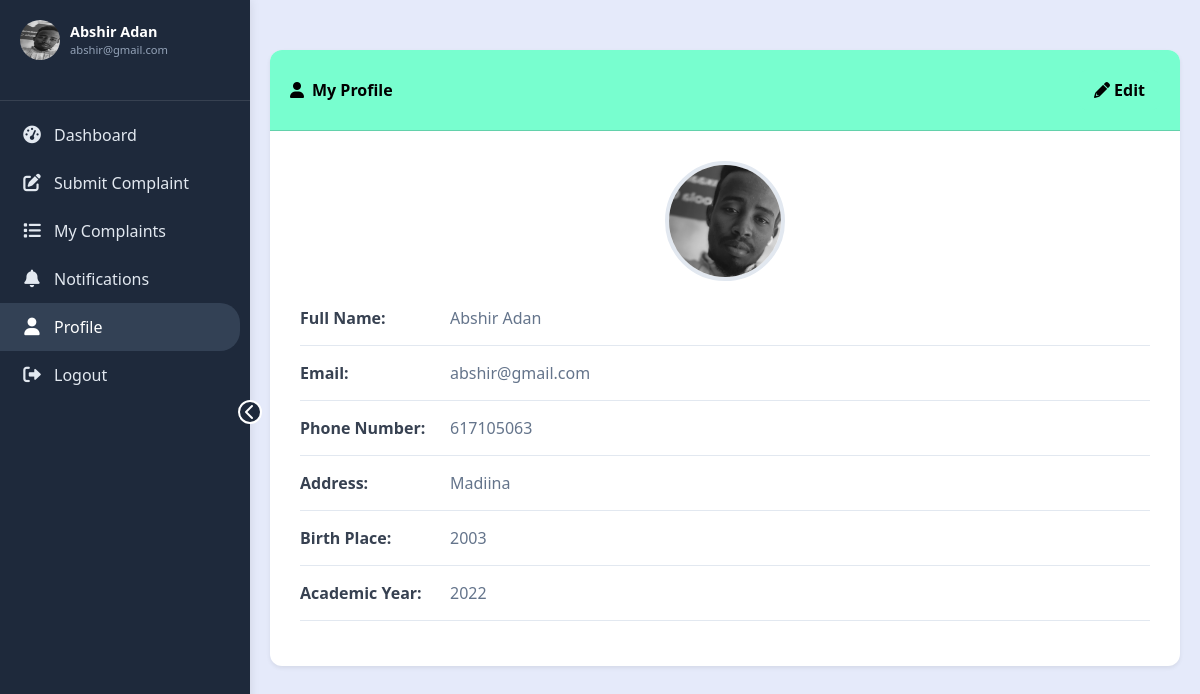
/student/profile.php (signed in), run on the app's committed database.
### tables this page shows
CREATE TABLE `users` (
  `id` int(11) NOT NULL,
  `fullname` varchar(150) NOT NULL,
  `email` varchar(100) NOT NULL,
  `phone` varchar(20) DEFAULT NULL,
  `address` varchar(255) DEFAULT NULL,
  `birth_place` varchar(100) DEFAULT NULL,
  `birth_year` year(4) DEFAULT NULL,
  `profile_image` varchar(255) DEFAULT 'default.png',
  `password` varchar(255) NOT NULL,
  `role` enum('admin','student') DEFAULT 'student',
  `status` enum('active','inactive') DEFAULT 'active',
  `created_at` timestamp NOT NULL DEFAULT current_timestamp()
);

### student/profile.php (the view, shortened to what this page needs)
<?php
include("../config/db.php");
$user_id = $_SESSION['user_id'];
$sql = "SELECT * FROM users WHERE id = ?";
$stmt = mysqli_prepare($conn, $sql);
mysqli_stmt_bind_param($stmt, "i", $user_id);
mysqli_stmt_execute($stmt);
$result = mysqli_stmt_get_result($stmt);
$user = mysqli_fetch_assoc($result);
$student_name = $user['fullname'] ?? 'Student Name';
$student_email = $user['email'] ?? 'student@example.com';
$student_phone = $user['phone'] ?? 'Not provided';
$student_address = $user['address'] ?? 'Not provided';
$student_birth_place = $user['birth_place'] ?? 'Not provided';
$student_academic_year = $user['birth_year'] ?? 'Not provided';
$student_image = $user['profile_image'] ?? 'default.png';
?>
<!DOCTYPE html>
<html lang="en">
<head>
    <link href="https://cdn.jsdelivr.net/npm/bootstrap@5.3.0/dist/css/bootstrap.min.css" rel="stylesheet">
    <link rel="stylesheet" href="https://cdnjs.cloudflare.com/ajax/libs/font-awesome/6.0.0/css/all.min.css">
</head>
<body>
    <button class="mobile-menu-btn" id="mobileMenuBtn">
    </button>
    <?php include 'sidebar.php'; ?>
    <div class="main-content">
        <div class="card profile-card">
            <div class="card-header profile-header">
                <div>
                    <i class="fas fa-user me-2"></i>My Profile
                </div>
                <a href="edit_profile.php" class="btn btn-edit-profile">
                    <i class="fas fa-pencil me-1"></i>Edit
                </a>
            </div>
            <div class="card-body profile-body">
                <div class="profile-img-container">
                    <?php $imageExists = !empty($student_image) && $student_image !== 'default.png' && file_exists('../assets/uploads/' . $student_image); ?>
                    <img src="<?php echo $imageExists ? '../assets/uploads/' . htmlspecialchars($student_image) : 'https://ui-avatars.com/api/?name=' . urlencode($student_name) . '&background=0D8ABC&color=fff&size=128'; ?>" alt="Profile Image" class="profile-img">
                </div>
                <div class="profile-info">
                    <div class="info-item">
                        <div class="info-label">Full Name:</div>
                        <div class="info-value"><?php echo htmlspecialchars($student_name); ?></div>
                    </div>
                    <div class="info-item">
                        <div class="info-label">Email:</div>
                        <div class="info-value"><?php echo htmlspecialchars($student_email); ?></div>
                    </div>
                    <div class="info-item">
                        <div class="info-label">Phone Number:</div>
                        <div class="info-value <?php echo empty($student_phone) || $student_phone == 'Not provided' ? 'empty' : ''; ?>"><?php echo htmlspecialchars($student_phone); ?></div>
                    </div>
                    <div class="info-item">
                        <div class="info-label">Address:</div>
                        <div class="info-value <?php echo empty($student_address) || $student_address == 'Not provided' ? 'empty' : ''; ?>"><?php echo htmlspecialchars($student_address); ?></div>
                    </div>
                    <div class="info-item">
                        <div class="info-label">Birth Place:</div>
                        <div class="info-value <?php echo empty($student_birth_place) || $student_birth_place == 'Not provided' ? 'empty' : ''; ?>"><?php echo htmlspecialchars($student_birth_place); ?></div>
                    </div>
                    <div class="info-item">
                        <div class="info-label">Academic Year:</div>
                        <div class="info-value <?php echo empty($student_academic_year) || $student_academic_year == 'Not provided' ? 'empty' : ''; ?>"><?php echo htmlspecialchars($student_academic_year); ?></div>
                    </div>
                </div>
            </div>
        </div>
    </div>
</body>
</html>

### student/profile.php (style rules this page uses)
:root { --primary-accent: #78FECF; --background-base: #E5EAFA; --success-text: #093824; --secondary: #C6CCB2; --error-state: #BF4E30; }
body { background-color: var(--background-base); overflow-x: hidden; }
.main-content { margin-left: 250px; padding: 20px; transition: all 0.3s ease; }
.profile-card { border: none; box-shadow: 0 0.125rem 0.25rem rgba(0, 0, 0, 0.075); border-radius: 12px; overflow: hidden; }
.profile-header { background: var(--primary-accent); color: #000; padding: 20px; font-weight: 600; display: flex; justify-content: space-between; align-items: center; }
.profile-body { padding: 30px; }
.profile-img-container { text-align: center; margin-bottom: 25px; }
.profile-img { width: 120px; height: 120px; border-radius: 50%; border: 4px solid #e2e8f0; object-fit: cover; }
.profile-info { margin-top: 20px; }
.info-item { display: flex; margin-bottom: 15px; padding-bottom: 15px; border-bottom: 1px solid #e2e8f0; }
.info-label { font-weight: 600; color: #374151; width: 150px; flex-shrink: 0; }
.info-value { color: #64748b; flex: 1; }
.btn-edit-profile { background: var(--primary-accent); border: none; color: #000; font-weight: 600; padding: 8px 15px; border-radius: 8px; }

### data on the page
users: profile_image (picture), fullname "Abshir Adan", email "abshir@gmail.com", phone "617105063", address "Madiina", birth_place "2003", birth_year "2022"

### other printed values
$user_name "Abshir Adan"
$user_email "abshir@gmail.com"
